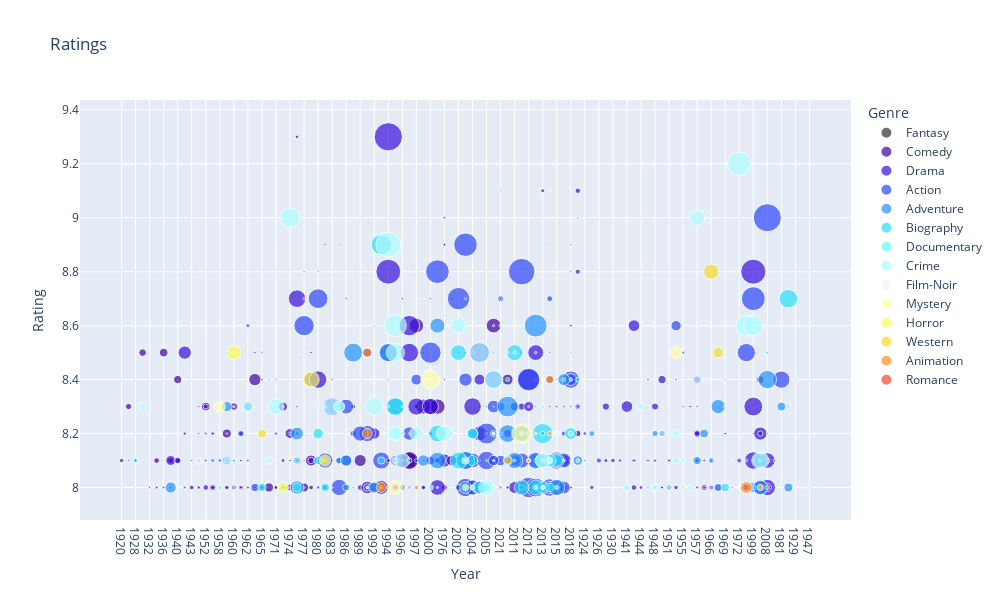

Here is the notebook cell this chart was saved with:
### Markdown cell above
## Graphiques

### Code cell
fig = px.scatter(movies_ratings_top,
    x='startYear',
    y='averageRating',
    size='numVotes',
    color='mainGenre',
    color_discrete_sequence= px.colors.cyclical.Edge,
    title='Ratings',
    template='plotly',
    labels={
        'startYear': 'Year',
        'averageRating': 'Rating',
        'mainGenre': 'Genre'
    }
)
fig.update_layout(width=1000, height=600)
fig.show()

### Figure 1 — Plotly figure (JSON) as saved in the notebook; plotly's stock layout.template omitted (floating-point values rounded to 4 significant figures; data arrays with more than 128 entries replaced by an {"elided": "..."} marker saying what was removed)
{"data": [{"hovertemplate": "Genre=Fantasy<br>Year=%{x}<br>Rating=%{y}<br>numVotes=%{marker.size}<extra></extra>", "legendgroup": "Fantasy", "marker": {"color": "#313131", "size": [60787], "sizemode": "area", "sizeref": 6198.0, "symbol": "circle"}, "mode": "markers", "name": "Fantasy", "orientation": "v", "showlegend": true, "type": "scatter", "x": ["1920"], "xaxis": "x", "y": [8.1], "yaxis": "y"}, {"hovertemplate": "Genre=Comedy<br>Year=%{x}<br>Rating=%{y}<br>numVotes=%{marker.size}<extra></extra>", "legendgroup": "Comedy", "marker": {"color": "#3d019d", "size": [120758, 11327, 32385, 176833, 13979, 99293, 28212, 229852, 22728, 111827, 28047, 214133, 30343, 34104, 68766, 36236, 11792, 229682, 133801, 54198, 10014, 255437, 172954, 70221, 12282, 10163, 469437, 12719, 264063, 11085, 21761, 44815, 251532, 151445, 12216, 258724, 70101, 18744, 383081, 12313, 15284, 13760, 11059, 25055, 12089, 17537, 451925, 96939, 29605, 22640, 597447, 72478, 57100, 15770, 41471, 769456, 655434, 52528, 995321, 10611, 10566, 14761, 815167, 727540, 39196, 22801, 12046, 15758, 17151, 19420, 22612, 19506, 10075, 24324, 35368, 13221, 69896, 46945, 12869, 78213, 10201, 116740, 16834, 20578, 45428, 23198, 10747, 11454, 32658, 369808, 29894, 17538, 73249, 64943, 79061, 10484, 13323, 55466, 173182, 44771, 18900, 10548, 187854, 11077, 18648, 541174, 19214, 469426, 674989, 12772, 31446, 124862, 12467, 44943], "sizemode": "area", "sizeref": 6198.0, "symbol": "circle"}, "mode": "markers", "name": "Comedy", "orientation": "v", "showlegend": true, "type": "scatter", "x": ["1921", "1928", "1928", "1931", "1932", "1934", "1934", "1936", "1936", "1939", "1939", "1940", "1940", "1942", "1943", "1949", "1952", "1952", "1953", "1953", "1958", "1959", "1960", "1960", "1961", "1962", "1964", "1965", "1967", "1971", "1973", "1973", "1973", "1974", "1975", "1977", "1979", "1979", "1979", "1980", "1982", "1983", "1984", "1986", "1986", "1985", "1989", "1989", "1988", "1992", "1993", "1994", "1995", "1996", "1996", "1998", "1997", "1998", "1998", "1998", "1987", "1986", "2000", "2001", "1975", "1976", "1976", "1978", "1977", "1976", "1976", "1977", "1982", "1998", "2001", "2000", "2001", "2001", "2002", "2003", "2004", "2006", "2004", "2005", "2006", "2006", "1978", "2019", "2021", "2009", "2009", "2009", "2011", "2010", "2012", "2011", "2012", "2012", "2014", "2013", "2013", "2014", "2014", "2013", "2014", "2016", "2015", "2017", "2019", "2019", "2018", "2020", "2019", "2019"], "xaxis": "x", "y": [8.3, 8.1, 8.1, 8.5, 8, 8.1, 8, 8.5, 8, 8.1, 8, 8.4, 8.1, 8.2, 8, 8, 8.1, 8.3, 8, 8, 8, 8.2, 8.3, 8, 8, 8.3, 8.4, 8.5, 8, 8.4, 8, 8.1, 8.3, 8, 8.3, 8, 8, 8.5, 8.1, 8.1, 8.9, 8.4, 8.9, 8, 8.1, 8, 8.1, 8, 8.2, 8.2, 8, 8.1, 8.1, 8.7, 8, 8.1, 8.6, 8.1, 8.1, 8, 8.5, 8.7, 8.3, 8.3, 9.3, 8.9, 8.4, 8.7, 8.7, 8.9, 9, 8.6, 8.1, 8.1, 8, 8.7, 8.1, 8, 8.5, 8.1, 8.5, 8.1, 8.5, 8.2, 8.1, 8.3, 8.7, 8.4, 8, 8.4, 8, 8, 8.2, 8, 8.1, 8, 8.2, 8.1, 8.1, 9.1, 8.2, 8, 8.1, 8, 8.3, 8, 8.3, 8.1, 8.6, 8.4, 8, 8.2, 8.6, 8.3], "yaxis": "y"}, {"hovertemplate": "Genre=Drama<br>Year=%{x}<br>Rating=%{y}<br>numVotes=%{marker.size}<extra></extra>", "legendgroup": "Drama", "marker": {"color": "#3810dc", "size": {"elided": "232 int values"}, "sizemode": "area", "sizeref": 6198.0, "symbol": "circle"}, "mode": "markers", "name": "Drama", "orientation": "v", "showlegend": true, "type": "scatter", "x": {"elided": "232 str values"}, "xaxis": "x", "y": {"elided": "232 float values"}, "yaxis": "y"}, {"hovertemplate": "Genre=Action<br>Year=%{x}<br>Rating=%{y}<br>numVotes=%{marker.size}<extra></extra>", "legendgroup": "Action", "marker": {"color": "#2d47f9", "size": [19756, 46364, 87254, 31607, 330383, 37456, 59430, 117775, 49824, 36803, 207766, 10512, 10626, 53840, 1282612, 1210815, 920643, 726120, 990689, 823133, 120035, 681761, 175119, 824081, 720133, 11261, 1038185, 913884, 51828, 1087943, 136402, 11757, 367151, 557176, 1739384, 181642, 1771638, 1718127, 1553258, 47307, 1406731, 14472, 24984, 13360, 62563, 1051554, 15100, 683851, 15733, 1048755, 121646, 544328, 1366803, 16452, 717145, 619629, 38944, 20083, 13357, 1070400, 617815, 2433653, 12956, 20079, 1313369, 19300, 100990, 696848, 105693, 10710, 38912, 13046, 15568, 17575, 234054, 32910, 11719, 217730, 342653, 14207, 76593, 451621, 1586470, 2183856, 933373, 954877, 81276, 35054, 747419, 507389, 339785, 90263, 454790, 1099635, 31812, 39517, 119015, 44326, 108907, 693370, 52436, 11178, 24624, 55657, 81219, 934397, 952746, 12995, 433387, 81543, 18455, 172674, 106951, 14481, 33856, 14373, 35374, 12546, 23234, 21009, 48241, 11218, 52657, 500205, 20116, 11429, 17804], "sizemode": "area", "sizeref": 6198.0, "symbol": "circle"}, "mode": "markers", "name": "Action", "orientation": "v", "showlegend": true, "type": "scatter", "x": ["1923", "1924", "1926", "1949", "1954", "1958", "1959", "1961", "1962", "1962", "1964", "1966", "1975", "1975", "1977", "1980", "1981", "1982", "1983", "1984", "1985", "1986", "1988", "1988", "1989", "1991", "1991", "1993", "1994", "1994", "1995", "1996", "1997", "1998", "2001", "1999", "1999", "2003", "2002", "1997", "2000", "1998", "1999", "1999", "2000", "2003", "2002", "2004", "2002", "2003", "2002", "2003", "2005", "2005", "2004", "2006", "2004", "2004", "2004", "2005", "2007", "2008", "2005", "2006", "2012", "2009", "2007", "2010", "2021", "2021", "2020", "2008", "2021", "2021", "2021", "2009", "2008", "2008", "2021", "2008", "2008", "2011", "2012", "2010", "2015", "2016", "2010", "2012", "2015", "2017", "2019", "2012", "2013", "2014", "2012", "2013", "2014", "2014", "2015", "2017", "2014", "2014", "2014", "2015", "2015", "2018", "2019", "2015", "2018", "2017", "2015", "2016", "2016", "2018", "2017", "2016", "2018", "2017", "2017", "2018", "2018", "2019", "2019", "2019", "2019", "2019", "2019"], "xaxis": "x", "y": [8.1, 8.2, 8.1, 8.1, 8.6, 8.1, 8, 8.2, 8.6, 8.1, 8, 8, 8.1, 8.2, 8.6, 8.7, 8.4, 8.1, 8.3, 8, 8.2, 8.3, 8, 8.2, 8.2, 8.5, 8.5, 8.1, 8.1, 8.5, 8, 8.1, 8.4, 8.2, 8.8, 8, 8.7, 8.9, 8.7, 8.1, 8.5, 8.2, 8.1, 8, 8.2, 8.1, 8, 8, 8.1, 8, 8, 8.4, 8.2, 8.3, 8, 8, 8, 8.5, 8, 8.1, 8, 9, 8.2, 8.1, 8, 8, 8, 8.1, 8.7, 8.2, 8.3, 8.1, 8.7, 8.2, 8.3, 8, 8.2, 8, 8.1, 8, 8.1, 8.1, 8.4, 8.8, 8.1, 8, 8, 8.2, 8, 8, 8.1, 8.2, 8.1, 8, 8.1, 8.1, 8, 8.1, 8, 8.1, 8.1, 8.3, 8.1, 8, 8, 8.4, 8.4, 8.4, 8.4, 8.2, 8.4, 8.4, 8.7, 8.5, 8.3, 8.3, 8.4, 8.3, 8.1, 8.4, 8.3, 8.1, 8.3, 8.3, 8.5, 8, 8.5], "yaxis": "y"}, {"hovertemplate": "Genre=Adventure<br>Year=%{x}<br>Rating=%{y}<br>numVotes=%{marker.size}<extra></extra>", "legendgroup": "Adventure", "marker": {"color": "#2593ff", "size": [106946, 380609, 120192, 58477, 212027, 229401, 313535, 280652, 234678, 11562, 632950, 14053, 172911, 15855, 25371, 519605, 159249, 567572, 14877, 241560, 33533, 160874, 1119269, 381644, 158193, 410218, 251403, 388456, 988623, 931377, 854723, 698783, 17363, 19170, 10436, 987940, 428495, 360435, 1341323, 18965, 34937, 672867, 59988, 789519, 521529, 596810, 1630091, 1047426, 980252, 807308, 27308, 11884, 55581, 657787, 750206, 437151, 42835, 461239, 282567, 63874, 799775, 121207, 43591, 26243, 60271], "sizemode": "area", "sizeref": 6198.0, "symbol": "circle"}, "mode": "markers", "name": "Adventure", "orientation": "v", "showlegend": true, "type": "scatter", "x": ["1925", "1939", "1948", "1953", "1957", "1959", "1959", "1962", "1963", "1967", "1968", "1969", "1968", "1973", "1975", "1975", "1975", "1975", "1980", "1981", "1982", "1984", "1985", "1986", "1986", "1987", "1990", "1992", "1994", "1995", "2001", "2001", "1977", "1977", "1974", "2003", "2003", "2004", "2009", "2003", "2003", "2007", "2004", "2010", "2006", "2007", "2014", "2008", "2009", "2011", "2021", "2010", "2014", "2015", "2014", "2017", "2013", "2016", "2020", "2013", "2015", "2019", "2019", "2020", "2018"], "xaxis": "x", "y": [8.2, 8, 8.2, 8.1, 8.1, 8.1, 8.3, 8.3, 8.2, 8.4, 8.3, 8.4, 8, 8.3, 8.3, 8.2, 8.1, 8, 8.8, 8.3, 8.1, 8.1, 8.5, 8.1, 8, 8.1, 8, 8, 8.5, 8.3, 8.1, 8.6, 8.7, 8.8, 8.3, 8.1, 8, 8.2, 8.3, 8.7, 8, 8, 8, 8.2, 8, 8.1, 8.6, 8.4, 8.2, 8.1, 8.2, 8.2, 8.1, 8.1, 8.1, 8.4, 8, 8, 8.1, 8.2, 8, 8.2, 8, 8.1, 8.2], "yaxis": "y"}, {"hovertemplate": "Genre=Biography<br>Year=%{x}<br>Rating=%{y}<br>numVotes=%{marker.size}<extra></extra>", "legendgroup": "Biography", "marker": {"color": "#2adef6", "size": [51754, 29136, 18187, 216877, 51141, 209652, 126744, 43704, 246795, 45883, 17166, 231513, 15019, 337144, 224051, 383834, 10627, 1076279, 18154, 166719, 1272948, 19570, 992141, 87377, 775321, 893540, 885059, 11607, 23865, 181964, 342904, 79973, 344612, 105862, 475965, 463412, 35991, 1275702, 21150, 268002, 11113, 35256, 29527, 48860, 67967, 658306, 801349, 444749, 667579, 721456, 471842, 66334, 16146, 65002, 36826, 17269, 18598, 12517, 20926, 225590, 54318, 18819, 37273, 431512, 17729, 11316, 27115, 24630, 75533, 11236, 10769], "sizemode": "area", "sizeref": 6198.0, "symbol": "circle"}, "mode": "markers", "name": "Biography", "orientation": "v", "showlegend": true, "type": "scatter", "x": ["1928", "1960", "1962", "1965", "1966", "1969", "1973", "1975", "1975", "1976", "1978", "1980", "1980", "1980", "1982", "1984", "1985", "1990", "1990", "1993", "1993", "1994", "1995", "1999", "2002", "2002", "2001", "2001", "2003", "2005", "2004", "2004", "2004", "2007", "2006", "2013", "2007", "2013", "2021", "2009", "2011", "2008", "2020", "2009", "2010", "2010", "2011", "2015", "2013", "2014", "2016", "2012", "2012", "2013", "2012", "2014", "2015", "2014", "2014", "2016", "2014", "2016", "2017", "2018", "2017", "2018", "2019", "2018", "2020", "2018", "2019"], "xaxis": "x", "y": [8.1, 8.1, 8.1, 8, 8.1, 8, 8, 8.1, 8, 8.2, 8.2, 8.1, 8.3, 8.2, 8, 8.3, 8, 8.7, 8.3, 8.1, 8.9, 8, 8.3, 8, 8.5, 8.1, 8.2, 8, 8.1, 8, 8.2, 8, 8.1, 8, 8, 8, 8.1, 8.2, 9.1, 8.1, 8.2, 8.5, 9, 8.4, 8.5, 8, 8.5, 8.1, 8.1, 8, 8.1, 8.2, 8.2, 8.2, 8.2, 8, 8, 8.3, 8.5, 8, 8, 8.9, 8.4, 8.2, 8.1, 8.5, 8, 8.4, 8.4, 8.3, 8.3], "yaxis": "y"}, {"hovertemplate": "Genre=Documentary<br>Year=%{x}<br>Rating=%{y}<br>numVotes=%{marker.size}<extra></extra>", "legendgroup": "Documentary", "marker": {"color": "#60fdfa", "size": [23922, 16762, 10381, 37113, 14610, 14234, 20292, 37789, 25602, 17392, 11804, 18659, 21047, 14439, 11966, 34755, 22115, 45524, 18317, 23749, 64638, 24214, 10991, 10951, 38317, 13752, 27167, 32271, 24240, 16485, 10677], "sizemode": "area", "sizeref": 6198.0, "symbol": "circle"}, "mode": "markers", "name": "Documentary", "orientation": "v", "showlegend": true, "type": "scatter", "x": ["1929", "1970", "1983", "1982", "1984", "1990", "1991", "1992", "1994", "1996", "2001", "2005", "2003", "2007", "2005", "2011", "2009", "2020", "2011", "2013", "2013", "2014", "2014", "2016", "2015", "2015", "2016", "2018", "2019", "2019", "2019"], "xaxis": "x", "y": [8.4, 8.2, 8, 8.3, 8.6, 8.2, 8.1, 8.6, 8.3, 8, 8, 8.7, 8, 8, 8.1, 8.5, 8.5, 8.1, 8.1, 8.1, 8.1, 8.2, 8.2, 8.2, 8, 8.4, 8.2, 8.3, 8.2, 8, 8.5], "yaxis": "y"}, {"hovertemplate": "Genre=Crime<br>Year=%{x}<br>Rating=%{y}<br>numVotes=%{marker.size}<extra></extra>", "legendgroup": "Crime", "marker": {"color": "#aefdff", "size": [151311, 12788, 12146, 153886, 150663, 24538, 35171, 136822, 19543, 160881, 129846, 64173, 167588, 149107, 32787, 85892, 86161, 733855, 117263, 23962, 101841, 112000, 18048, 16848, 12084, 305268, 40111, 170754, 48702, 25965, 24185, 10616, 789189, 1712575, 1189595, 765943, 782740, 331505, 18437, 19004, 23925, 1339543, 962628, 30110, 1919104, 490576, 161305, 611385, 1526253, 1033179, 68021, 645986, 16218, 553725, 1210250, 106291, 14330, 143965, 724614, 161031, 10405, 751270, 1246992, 53233, 906302, 27996, 10604, 31172, 14568, 643910, 73148, 53999, 21274, 38316, 13280, 77121, 162059, 33500, 10696, 25135, 42713, 34141, 1084550, 83771, 14328], "sizemode": "area", "sizeref": 6198.0, "symbol": "circle"}, "mode": "markers", "name": "Crime", "orientation": "v", "showlegend": true, "type": "scatter", "x": ["1931", "1932", "1933", "1941", "1944", "1945", "1947", "1948", "1950", "1950", "1951", "1955", "1954", "1954", "1955", "1955", "1956", "1957", "1957", "1958", "1958", "1959", "1960", "1960", "1960", "1962", "1963", "1967", "1967", "1969", "1970", "1970", "1971", "1972", "1974", "1976", "1983", "1984", "1987", "1988", "1988", "1991", "1992", "1993", "1994", "1995", "1995", "1995", "1995", "1995", "1996", "1996", "1996", "1997", "1999", "2000", "1998", "2003", "2002", "2003", "2003", "2005", "2006", "2004", "2007", "2019", "2019", "2021", "2009", "2013", "2010", "2013", "2013", "2013", "2014", "2015", "2016", "2015", "2018", "2016", "2016", "2016", "2019", "2018", "2019"], "xaxis": "x", "y": [8.3, 8.2, 8, 8, 8.3, 8, 8, 8, 8.3, 8.2, 8, 8.1, 8.2, 8.1, 8.1, 8, 8, 9, 8.4, 8, 8, 8.1, 8.3, 8.5, 8, 8.3, 8.4, 8.1, 8.1, 8.3, 8, 8.1, 8.3, 9.2, 9, 8.2, 8.3, 8.3, 8.7, 8, 8, 8.6, 8.3, 8, 8.9, 8.2, 8.1, 8.2, 8.6, 8.5, 8.2, 8.1, 8.3, 8.2, 8.6, 8, 8, 8, 8.6, 8.1, 8.1, 8, 8.5, 8, 8.1, 8.2, 8.2, 8.6, 8.1, 8.1, 8.2, 8, 8, 8.3, 8, 8.2, 8.1, 8.2, 8.1, 9.1, 8.1, 8.2, 8.4, 8.2, 8.1], "yaxis": "y"}, {"hovertemplate": "Genre=Film-Noir<br>Year=%{x}<br>Rating=%{y}<br>numVotes=%{marker.size}<extra></extra>", "legendgroup": "Film-Noir", "marker": {"color": "#f3f3f1", "size": [165760], "sizemode": "area", "sizeref": 6198.0, "symbol": "circle"}, "mode": "markers", "name": "Film-Noir", "orientation": "v", "showlegend": true, "type": "scatter", "x": ["1949"], "xaxis": "x", "y": [8.1], "yaxis": "y"}, {"hovertemplate": "Genre=Mystery<br>Year=%{x}<br>Rating=%{y}<br>numVotes=%{marker.size}<extra></extra>", "legendgroup": "Mystery", "marker": {"color": "#fffda9", "size": [467794, 384164, 46574, 597702, 1174314, 1204369, 60597, 13110], "sizemode": "area", "sizeref": 6198.0, "symbol": "circle"}, "mode": "markers", "name": "Mystery", "orientation": "v", "showlegend": true, "type": "scatter", "x": ["1954", "1958", "1972", "1995", "2000", "2010", "2012", "2015"], "xaxis": "x", "y": [8.5, 8.3, 8, 8, 8.4, 8.2, 8.1, 8.2], "yaxis": "y"}, {"hovertemplate": "Genre=Horror<br>Year=%{x}<br>Rating=%{y}<br>numVotes=%{marker.size}<extra></extra>", "legendgroup": "Horror", "marker": {"color": "#fafd5b", "size": [634355, 379024, 827950, 394864], "sizemode": "area", "sizeref": 6198.0, "symbol": "circle"}, "mode": "markers", "name": "Horror", "orientation": "v", "showlegend": true, "type": "scatter", "x": ["1960", "1973", "1979", "1982"], "xaxis": "x", "y": [8.5, 8, 8.4, 8.1], "yaxis": "y"}, {"hovertemplate": "Genre=Western<br>Year=%{x}<br>Rating=%{y}<br>numVotes=%{marker.size}<extra></extra>", "legendgroup": "Western", "marker": {"color": "#f7da29", "size": [244643, 721212, 315739], "sizemode": "area", "sizeref": 6198.0, "symbol": "circle"}, "mode": "markers", "name": "Western", "orientation": "v", "showlegend": true, "type": "scatter", "x": ["1965", "1966", "1968"], "xaxis": "x", "y": [8.2, 8.8, 8.5], "yaxis": "y"}, {"hovertemplate": "Genre=Animation<br>Year=%{x}<br>Rating=%{y}<br>numVotes=%{marker.size}<extra></extra>", "legendgroup": "Animation", "marker": {"color": "#ff8e25", "size": [12954, 254637, 313071, 429576, 313765, 66586, 92036, 171237, 56782, 41988, 12636, 228345, 64903, 12341], "sizemode": "area", "sizeref": 6198.0, "symbol": "circle"}, "mode": "markers", "name": "Animation", "orientation": "v", "showlegend": true, "type": "scatter", "x": ["1975", "1988", "1988", "1991", "1993", "1997", "2007", "2009", "2008", "2012", "2012", "2016", "2016", "2018"], "xaxis": "x", "y": [8.5, 8.5, 8.2, 8, 8, 8, 8, 8.1, 8, 8.1, 8.3, 8.4, 8.2, 8.1], "yaxis": "y"}, {"hovertemplate": "Genre=Romance<br>Year=%{x}<br>Rating=%{y}<br>numVotes=%{marker.size}<extra></extra>", "legendgroup": "Romance", "marker": {"color": "#f8432d", "size": [10651], "sizemode": "area", "sizeref": 6198.0, "symbol": "circle"}, "mode": "markers", "name": "Romance", "orientation": "v", "showlegend": true, "type": "scatter", "x": ["2021"], "xaxis": "x", "y": [8], "yaxis": "y"}], "layout": {"height": 600, "legend": {"itemsizing": "constant", "title": {"text": "Genre"}, "tracegroupgap": 0}, "title": {"text": "Ratings"}, "width": 1000, "xaxis": {"anchor": "y", "domain": [0, 1], "title": {"text": "Year"}}, "yaxis": {"anchor": "x", "domain": [0, 1], "title": {"text": "Rating"}}}}
